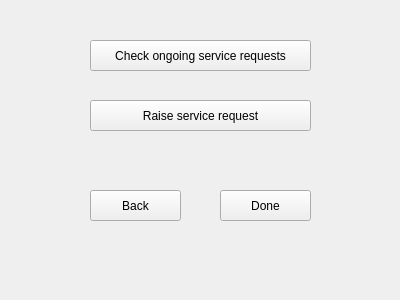
<?xml version="1.0" encoding="UTF-8"?>
<ui version="4.0">
 <class>Form</class>
 <widget class="QWidget" name="Form">
  <property name="geometry">
   <rect>
    <x>0</x>
    <y>0</y>
    <width>400</width>
    <height>300</height>
   </rect>
  </property>
  <property name="windowTitle">
   <string>SERVICE REQUEST</string>
  </property>
  <widget class="QToolButton" name="checkServiceButton">
   <property name="geometry">
    <rect>
     <x>90</x>
     <y>40</y>
     <width>221</width>
     <height>31</height>
    </rect>
   </property>
   <property name="text">
    <string>Check ongoing service requests</string>
   </property>
  </widget>
  <widget class="QToolButton" name="raiseServiceButton">
   <property name="geometry">
    <rect>
     <x>90</x>
     <y>100</y>
     <width>221</width>
     <height>31</height>
    </rect>
   </property>
   <property name="text">
    <string>Raise service request</string>
   </property>
  </widget>
  <widget class="QToolButton" name="backButton">
   <property name="geometry">
    <rect>
     <x>90</x>
     <y>190</y>
     <width>91</width>
     <height>31</height>
    </rect>
   </property>
   <property name="text">
    <string>Back</string>
   </property>
  </widget>
  <widget class="QToolButton" name="doneButton">
   <property name="geometry">
    <rect>
     <x>220</x>
     <y>190</y>
     <width>91</width>
     <height>31</height>
    </rect>
   </property>
   <property name="text">
    <string>Done</string>
   </property>
  </widget>
 </widget>
 <resources/>
 <connections/>
</ui>
